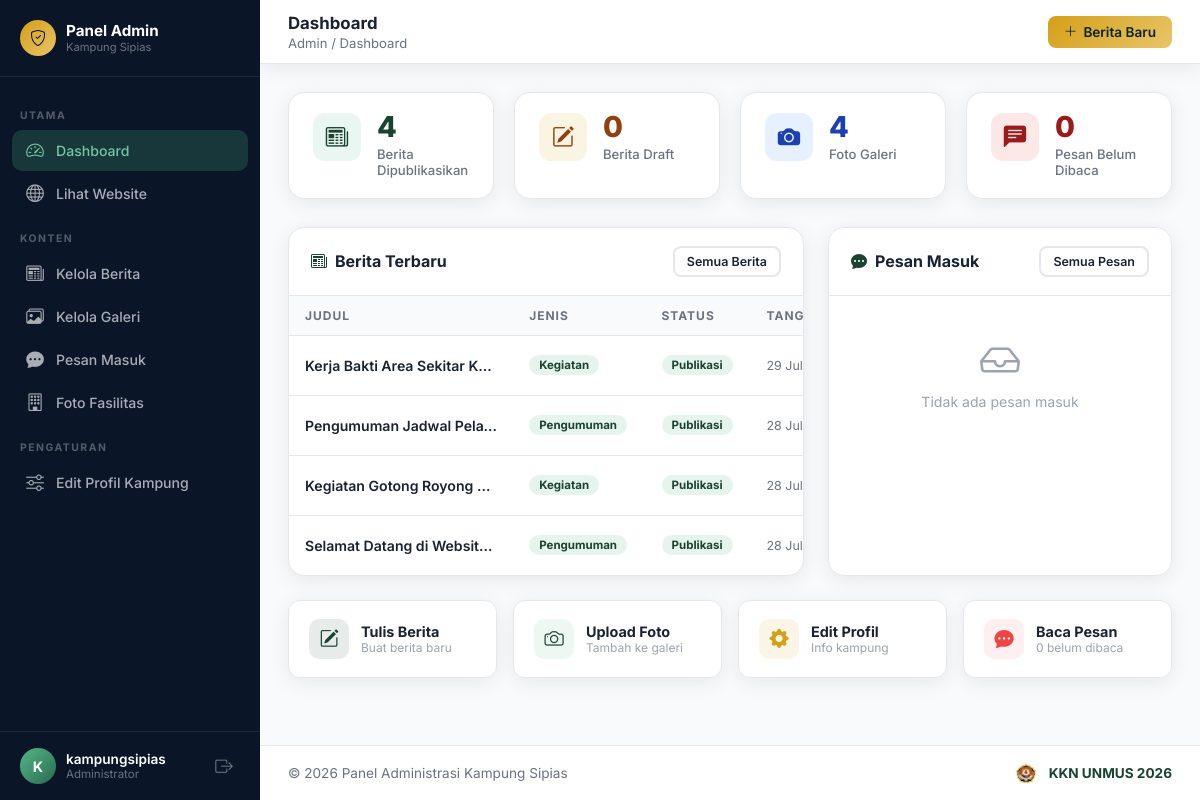
Page /admin-panel/ (signed in) on the committed database.
### berita/models.py (models this page shows, shortened)
class Berita(models.Model):
    JENIS_CHOICES = [
        ('berita', 'Berita'),
        ('pengumuman', 'Pengumuman'),
        ('kegiatan', 'Kegiatan'),
    ]
    STATUS_CHOICES = [
        ('draft', 'Draft'),
        ('published', 'Dipublikasikan'),
    ]
    judul = models.CharField(max_length=300)
    slug = models.SlugField(unique=True, max_length=300)
    kategori = models.ForeignKey(KategoriBerita, on_delete=models.SET_NULL, null=True, blank=True)
    jenis = models.CharField(max_length=20, choices=JENIS_CHOICES, default='berita')
    ringkasan = models.TextField(max_length=500, blank=True, verbose_name='Ringkasan / Excerpt')
    konten = CKEditor5Field(verbose_name='Konten Berita', config_name='extends')
    gambar = models.ImageField(upload_to='berita/', blank=True, null=True, verbose_name='Gambar Utama')
    penulis = models.CharField(max_length=100, default='Admin Kampung Sipias')
    status = models.CharField(max_length=20, choices=STATUS_CHOICES, default='draft')
    tanggal_publish = models.DateTimeField(auto_now_add=True)
    tanggal_update = models.DateTimeField(auto_now=True)
    views = models.PositiveIntegerField(default=0)
    unggulan = models.BooleanField(default=True, verbose_name='Jadikan Unggulan')
    class Meta:
        ordering = ['-tanggal_publish']
        verbose_name = 'Berita'
        verbose_name_plural = 'Berita & Pengumuman'

### core/admin_views.py (the view)
# urls.py: path('', admin_views.admin_dashboard, name='admin_dashboard'),
@login_required(login_url='/admin-panel/login/')
def admin_dashboard(request):
    context = {
        'total_berita': Berita.objects.filter(status='published').count(),
        'total_draft': Berita.objects.filter(status='draft').count(),
        'total_foto': FotoGaleri.objects.count(),
        'total_pesan': PesanKontak.objects.filter(dibaca=False).count(),
        'berita_terbaru': Berita.objects.order_by('-tanggal_publish')[:5],
        'pesan_terbaru': PesanKontak.objects.filter(dibaca=False)[:5],
    }
    return render(request, 'admin_panel/dashboard.html', context)

### core/context_processors.py (called while the page is built)
def profil_context(request):
    try:
        profil = ProfilKampung.objects.first()
    except Exception:
        profil = None
    return {
        'profil': profil
    }

### templates/admin_panel/dashboard.html (shortened to what this page needs)
{% extends 'admin_panel/base_admin.html' %}
{% block page_title %}Dashboard{% endblock %}
{% block breadcrumb %}Admin / Dashboard{% endblock %}
{% block topbar_actions %}
<a href="{% url 'admin_panel:admin_berita_tambah' %}" class="btn btn-primary"><i class="bi bi-plus-lg"></i> Berita Baru</a>
{% endblock %}
{% block content %}
<div class="stat-cards">
  <div class="stat-card">
    <div class="stat-card-icon ic-green"><i class="bi bi-newspaper" style="color:var(--primary);"></i></div>
    <div>
      <div class="stat-card-num" style="color:#1B4332;">{{ total_berita }}</div>
      <div class="stat-card-label">Berita Dipublikasikan</div>
    </div>
  </div>
  <div class="stat-card">
    <div class="stat-card-icon ic-yellow"><i class="bi bi-pencil-square" style="color:#92400E;"></i></div>
    <div>
      <div class="stat-card-num" style="color:#92400E;">{{ total_draft }}</div>
      <div class="stat-card-label">Berita Draft</div>
    </div>
  </div>
  <div class="stat-card">
    <div class="stat-card-icon ic-blue"><i class="bi bi-camera-fill" style="color:#1E40AF;"></i></div>
    <div>
      <div class="stat-card-num" style="color:#1E40AF;">{{ total_foto }}</div>
      <div class="stat-card-label">Foto Galeri</div>
    </div>
  </div>
  <div class="stat-card">
    <div class="stat-card-icon ic-red"><i class="bi bi-chat-left-text-fill" style="color:#991B1B;"></i></div>
    <div>
      <div class="stat-card-num" style="color:#991B1B;">{{ total_pesan }}</div>
      <div class="stat-card-label">Pesan Belum Dibaca</div>
    </div>
  </div>
</div>
<div class="dashboard-main-grid">
  <div class="card">
    <div class="card-header">
      <span class="card-title"><i class="bi bi-newspaper" style="color:var(--primary);"></i> Berita Terbaru</span>
      <a href="{% url 'admin_panel:admin_berita_list' %}" class="btn btn-outline btn-sm">Semua Berita</a>
    </div>
    <div class="table-responsive">
      <table class="table">
        <thead>
          <tr>
            <th>Judul</th>
            <th>Jenis</th>
            <th>Status</th>
            <th>Tanggal</th>
          </tr>
        </thead>
        <tbody>
          {% for b in berita_terbaru %}
          <tr>
            <td style="max-width:220px;"><span style="font-weight:600;display:block;overflow:hidden;text-overflow:ellipsis;white-space:nowrap;">{{ b.judul }}</span></td>
            <td><span class="badge badge-green">{{ b.get_jenis_display }}</span></td>
            <td>
              {% if b.status == 'published' %}<span class="badge badge-green">Publikasi</span>
              {% else %}<span class="badge badge-gray">Draft</span>{% endif %}
            </td>
            <td style="color:#6B7280;font-size:0.78rem;">{{ b.tanggal_publish|date:"d M Y" }}</td>
          </tr>
          {% empty %}
          <tr><td colspan="5" style="text-align:center;color:#9CA3AF;padding:32px;">Belum ada berita</td></tr>
          {% endfor %}
        </tbody>
      </table>
    </div>
  </div>
  <div class="card">
    <div class="card-header">
      <span class="card-title"><i class="bi bi-chat-dots-fill" style="color:var(--primary);"></i> Pesan Masuk</span>
      <a href="{% url 'admin_panel:admin_pesan_list' %}" class="btn btn-outline btn-sm">Semua Pesan</a>
    </div>
    <div class="card-body" style="padding:0;">
      {% for pesan in pesan_terbaru %}
      <a href="{% url 'admin_panel:admin_pesan_detail' pesan.pk %}" style="display:block;padding:16px 20px;border-bottom:1px solid #F3F4F6;text-decoration:none;transition:background 0.2s;" onmouseover="this.style.background='#F9FAFB'" onmouseout="this.style.background=''">
        <div style="display:flex;align-items:center;justify-content:space-between;margin-bottom:4px;">
          <span style="font-weight:700;font-size:0.9rem;color:#1A2332;">{{ pesan.nama }}</span>
          <span style="font-size:0.72rem;color:#9CA3AF;">{{ pesan.tanggal|date:"d M" }}</span>
        </div>
        <p style="font-size:0.82rem;color:#6B7280;overflow:hidden;text-overflow:ellipsis;white-space:nowrap;">{{ pesan.subjek }}</p>
      </a>
      {% empty %}
      <div style="text-align:center;padding:40px;color:#9CA3AF;">
        <div style="font-size:2.5rem;margin-bottom:8px;"><i class="bi bi-inbox"></i></div>
        <p style="font-size:0.88rem;">Tidak ada pesan masuk</p>
      </div>
      {% endfor %}
    </div>
  </div>
</div>
<div class="quick-actions-grid">
  <a href="{% url 'admin_panel:admin_berita_tambah' %}" style="display:flex;align-items:center;gap:12px;padding:18px 20px;background:#fff;border-radius:12px;border:1px solid #E5E7EB;text-decoration:none;transition:all 0.2s;box-shadow:var(--shadow);" onmouseover="this.style.borderColor='#52B788';this.style.transform='translateY(-2px)'" onmouseout="this.style.borderColor='#E5E7EB';this.style.transform=''">
    <div style="width:40px;height:40px;border-radius:10px;background:rgba(27,67,50,0.1);display:flex;align-items:center;justify-content:center;font-size:1.2rem;color:var(--primary);"><i class="bi bi-pencil-square"></i></div>
    <div><div style="font-size:0.9rem;font-weight:700;color:#1A2332;">Tulis Berita</div><div style="font-size:0.75rem;color:#9CA3AF;">Buat berita baru</div></div>
  </a>
  <a href="{% url 'admin_panel:admin_galeri_upload' %}" style="display:flex;align-items:center;gap:12px;padding:18px 20px;background:#fff;border-radius:12px;border:1px solid #E5E7EB;text-decoration:none;transition:all 0.2s;box-shadow:var(--shadow);" onmouseover="this.style.borderColor='#52B788';this.style.transform='translateY(-2px)'" onmouseout="this.style.borderColor='#E5E7EB';this.style.transform=''">
    <div style="width:40px;height:40px;border-radius:10px;background:rgba(82,183,136,0.1);display:flex;align-items:center;justify-content:center;font-size:1.2rem;color:var(--primary);"><i class="bi bi-camera"></i></div>
    <div><div style="font-size:0.9rem;font-weight:700;color:#1A2332;">Upload Foto</div><div style="font-size:0.75rem;color:#9CA3AF;">Tambah ke galeri</div></div>
  </a>
  <a href="{% url 'admin_panel:admin_profil_edit' %}" style="display:flex;align-items:center;gap:12px;padding:18px 20px;background:#fff;border-radius:12px;border:1px solid #E5E7EB;text-decoration:none;transition:all 0.2s;box-shadow:var(--shadow);" onmouseover="this.style.borderColor='#52B788';this.style.transform='translateY(-2px)'" onmouseout="this.style.borderColor='#E5E7EB';this.style.transform=''">
    <div style="width:40px;height:40px;border-radius:10px;background:rgba(212,160,23,0.1);display:flex;align-items:center;justify-content:center;font-size:1.2rem;color:#D4A017;"><i class="bi bi-gear-fill"></i></div>
    <div><div style="font-size:0.9rem;font-weight:700;color:#1A2332;">Edit Profil</div><div style="font-size:0.75rem;color:#9CA3AF;">Info kampung</div></div>
  </a>
  <a href="{% url 'admin_panel:admin_pesan_list' %}" style="display:flex;align-items:center;gap:12px;padding:18px 20px;background:#fff;border-radius:12px;border:1px solid #E5E7EB;text-decoration:none;transition:all 0.2s;box-shadow:var(--shadow);" onmouseover="this.style.borderColor='#52B788';this.style.transform='translateY(-2px)'" onmouseout="this.style.borderColor='#E5E7EB';this.style.transform=''">
    <div style="width:40px;height:40px;border-radius:10px;background:rgba(239,68,68,0.08);display:flex;align-items:center;justify-content:center;font-size:1.2rem;color:#EF4444;"><i class="bi bi-chat-dots-fill"></i></div>
    <div><div style="font-size:0.9rem;font-weight:700;color:#1A2332;">Baca Pesan</div><div style="font-size:0.75rem;color:#9CA3AF;">{{ total_pesan }} belum dibaca</div></div>
  </a>
</div>
{% endblock %}

### templates/admin_panel/base_admin.html (shortened to what this page needs)
<!DOCTYPE html>
<html lang="id">
<head>
  {% load static %}
  <link rel="stylesheet" href="https://cdn.jsdelivr.net/npm/bootstrap-icons@1.11.3/font/bootstrap-icons.min.css">
</head>
<body>
<aside class="sidebar" id="sidebar">
  <div class="sidebar-header">
    <div class="sidebar-logo">
      <div class="sidebar-logo-icon"><i class="bi bi-shield-check"></i></div>
      <div>
        <div class="sidebar-logo-text">Panel Admin</div>
        <div class="sidebar-logo-sub">Kampung Sipias</div>
      </div>
    </div>
  </div>
  <nav class="sidebar-nav">
    <div class="nav-section">Utama</div>
    <a href="{% url 'admin_panel:admin_dashboard' %}" class="nav-item {% if request.resolver_match.url_name == 'admin_dashboard' %}active{% endif %}">
      <span class="nav-icon"><i class="bi bi-speedometer2"></i></span> Dashboard
    </a>
    <a href="/" class="nav-item" target="_blank">
      <span class="nav-icon"><i class="bi bi-globe"></i></span> Lihat Website
    </a>
    <div class="nav-section">Konten</div>
    <a href="{% url 'admin_panel:admin_berita_list' %}" class="nav-item {% if 'berita' in request.resolver_match.url_name %}active{% endif %}">
      <span class="nav-icon"><i class="bi bi-newspaper"></i></span> Kelola Berita
    </a>
    <a href="{% url 'admin_panel:admin_galeri_list' %}" class="nav-item {% if 'galeri' in request.resolver_match.url_name %}active{% endif %}">
      <span class="nav-icon"><i class="bi bi-images"></i></span> Kelola Galeri
    </a>
    <a href="{% url 'admin_panel:admin_pesan_list' %}" class="nav-item {% if 'pesan' in request.resolver_match.url_name %}active{% endif %}">
      <span class="nav-icon"><i class="bi bi-chat-dots-fill"></i></span> Pesan Masuk
    </a>
    <a href="{% url 'admin_panel:admin_fasilitas_list' %}" class="nav-item {% if 'fasilitas' in request.resolver_match.url_name %}active{% endif %}">
      <span class="nav-icon"><i class="bi bi-building"></i></span> Foto Fasilitas
    </a>
    <div class="nav-section">Pengaturan</div>
    <a href="{% url 'admin_panel:admin_profil_edit' %}" class="nav-item {% if request.resolver_match.url_name == 'admin_profil_edit' %}active{% endif %}">
      <span class="nav-icon"><i class="bi bi-sliders"></i></span> Edit Profil Kampung
    </a>
  </nav>
  <div class="sidebar-footer">
    <div class="sidebar-user">
      <div class="sidebar-avatar">{{ request.user.username|first|upper }}</div>
      <div class="sidebar-user-info">
        <div class="sidebar-user-name">{{ request.user.username }}</div>
        <div class="sidebar-user-role">Administrator</div>
      </div>
      <a href="{% url 'admin_panel:admin_logout' %}" class="sidebar-logout" title="Logout">
        <i class="bi bi-box-arrow-right"></i>
      </a>
    </div>
  </div>
</aside>
<main class="main">
  <div class="topbar">
    <div class="topbar-left">
      <div>
        <div class="topbar-title">{% block page_title %}Dashboard{% endblock %}</div>
        <div class="topbar-breadcrumb">{% block breadcrumb %}Admin / Dashboard{% endblock %}</div>
      </div>
    </div>
    <div class="topbar-actions">
      {% block topbar_actions %}{% endblock %}
    </div>
  </div>
  <div class="page-content">
    {% block content %}{% endblock %}
  </div>
  <footer style="padding: 16px 28px; background: #FFFFFF; border-top: 1px solid var(--border); display: flex; align-items: center; justify-content: space-between; flex-wrap: wrap; gap: 12px; font-size: 0.85rem; color: var(--muted);">
    <span>© 2026 Panel Administrasi Kampung Sipias</span>
    <div style="display: inline-flex; align-items: center; gap: 8px; font-weight: 700; color: var(--primary);">
      <img src="{% static 'images/logo_unmus.png' %}?v=3" alt="Logo UNMUS" style="height: 22px; width: auto; object-fit: contain;">
      <span>KKN UNMUS 2026</span>
    </div>
  </footer>
</main>
</body>
</html>

### rows in the picture
Berita: judul "Kerja Bakti Area Sekitar K…", jenis "Kegiatan", status "Publikasi", tanggal_publish "29 Jul…"
Berita: judul "Pengumuman Jadwal Pel…", jenis "Pengumuman", status "Publikasi", tanggal_publish "28 Jul…"
Berita: judul "Kegiatan Gotong Royong…", jenis "Kegiatan", status "Publikasi", tanggal_publish "28 Jul…"
Berita: judul "Selamat Datang di Websit…", jenis "Pengumuman", status "Publikasi", tanggal_publish "28 Jul…"

### other values in the picture
{{ request.user.username|first|upper }} "K"
{{ request.user.username }} "kampungsipias"
{{ total_berita }} "4"
{{ total_draft }} "0"
{{ total_foto }} "4"
{{ total_pesan }} "0"
